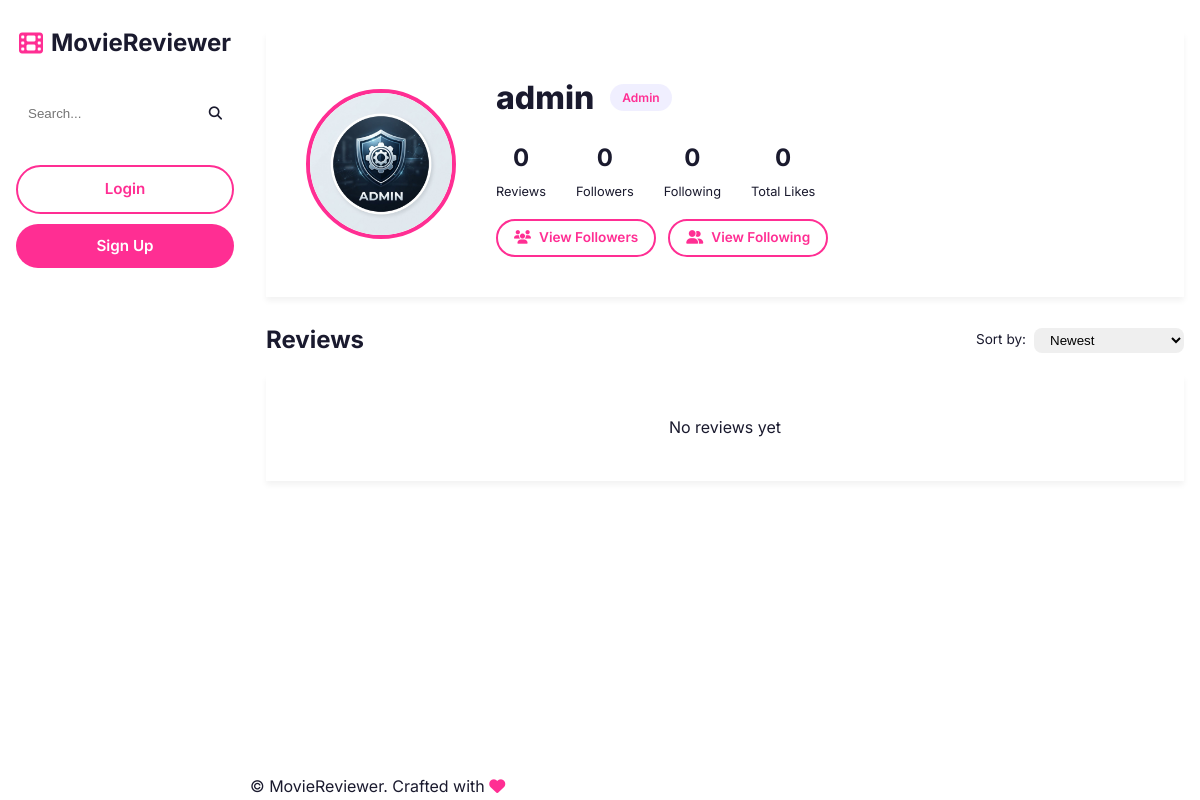
Before: /users/1 with the older database file.
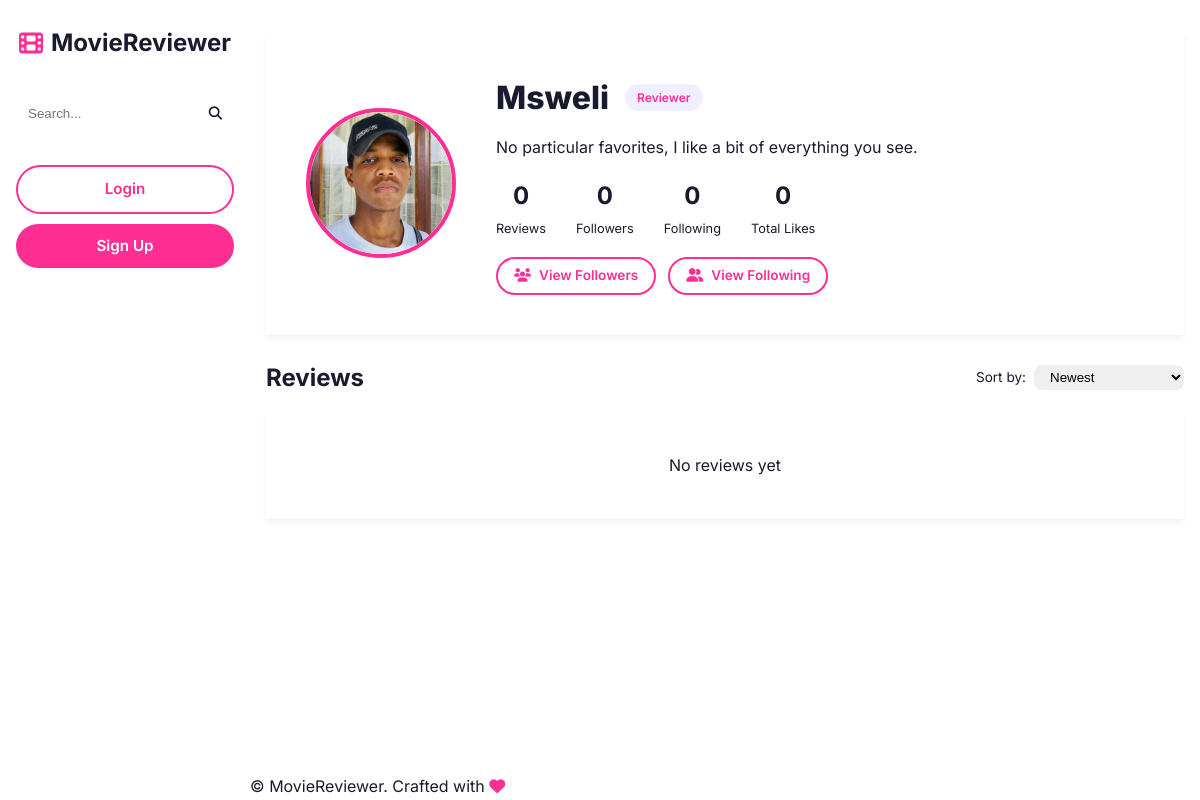
After: the same page with the newer database file.
### app/models/user.py (models this page shows, shortened)
class User(UserMixin, db.Model):
    __tablename__ = 'users'
    id = db.Column(db.Integer, primary_key=True)
    username = db.Column(db.String(80), unique=True, nullable=False, index=True)
    email = db.Column(db.String(120), unique=True, nullable=False, index=True)
    password_hash = db.Column(db.String(200), nullable=False)
    bio = db.Column(db.Text, nullable=True)
    profile_picture = db.Column(db.String(255), nullable=True)
    favorite_genres = db.Column(db.String(255), nullable=True)  # Comma-separated genre IDs
    user_type = db.Column(db.Enum(UserType), default=UserType.REGULAR, nullable=False)
    account_status = db.Column(db.Enum(AccountStatus), default=AccountStatus.ACTIVE)
    created_at = db.Column(db.DateTime, default=datetime.utcnow)
    updated_at = db.Column(db.DateTime, default=datetime.utcnow, onupdate=datetime.utcnow)
    last_login = db.Column(db.DateTime, nullable=True)
    total_reports = db.Column(db.Integer, default=0)
    report_count_by_reason = db.Column(db.JSON, default=dict)  # Stores counts per reason
    deactivated_at = db.Column(db.DateTime, nullable=True)
    deactivation_reason = db.Column(db.String(200), nullable=True)
    reviews = db.relationship('Review', backref='author', lazy='dynamic', cascade='all, delete-orphan')
    comments = db.relationship('Comment', backref='author', lazy='dynamic', cascade='all, delete-orphan')
    likes_given = db.relationship('UserLike', backref='user', lazy='dynamic', foreign_keys='UserLike.user_id')
    saves = db.relationship('UserSave', backref='user', lazy='dynamic')
    following = db.relationship('UserFollow', foreign_keys='UserFollow.follower_id', backref='follower', lazy='dynamic')
    followers = db.relationship('UserFollow', foreign_keys='UserFollow.followed_id', backref='followed', lazy='dynamic')
    notifications = db.relationship('Notification', backref='user', lazy='dynamic', foreign_keys='Notification.user_id')

### app/views/__init__.py (the view)
@views_bp.route('/users/<int:user_id>')
def profile_page(user_id):
    user = UserService.get_user_by_id(user_id)
    if not user:
        flash('User not found.', 'error')
        return redirect(url_for('views.feed_page'))
    page = request.args.get('page', 1, type=int)
    per_page = request.args.get('per_page', 20, type=int)
    sort_by = request.args.get('sort', 'newest')
    reviews = ReviewService.get_reviews_by_user(user_id, page=page, per_page=per_page, sort_by=sort_by)
    if current_user.is_authenticated and current_user.id != user_id:
        AnalyticsService.update_user_daily_stats(user_id, 'profile_view')
    analytics = None
    if current_user.is_authenticated and user_id == current_user.id:
        try:
            analytics = AnalyticsService.get_user_analytics_summary(user_id)
        except Exception:
            analytics = None
    is_following = False
    if current_user.is_authenticated and current_user.id != user_id:
        is_following = current_user.is_following(user)
    return render_template('users/profile.html', user=user, reviews=reviews, analytics=analytics, sort_by=sort_by, is_following=is_following)

### app/services/review_service.py (called while the page is built)
    @staticmethod
    def get_reviews_by_user(user_id, page=1, per_page=20, sort_by='newest'):
        query = Review.query.filter_by(author_id=user_id, is_published=True)
        if sort_by == 'newest':
            query = query.order_by(desc(Review.published_at))
        elif sort_by == 'oldest':
            query = query.order_by(Review.published_at)
        elif sort_by == 'top_rated':
            query = query.order_by(desc(Review.overall_rating))
        elif sort_by == 'most_liked':
            query = query.order_by(desc(Review.likes_count))
        elif sort_by == 'most_commented':
            query = query.order_by(desc(Review.comments_count))
        return query.paginate(page=page, per_page=per_page, error_out=False)

### app/services/user_service.py (called while the page is built)
    @staticmethod
    def get_user_by_id(user_id):
        return User.query.get(user_id)

### app/templates/users/profile.html (shortened to what this page needs)
{% extends "base.html" %}
{% block content %}
{% from '_macros.html' import render_review_card %}
<div style="max-width: 1000px; margin: 0 auto;">
    <div class="profile-header">
        <img src="{{ user.profile_picture or url_for('static', filename='images/default-avatar.png') }}"
             class="profile-avatar" alt="{{ user.username }}">
        <div class="profile-info">
            <div style="display: flex; align-items: center; gap: 16px; flex-wrap: wrap;">
                <h1>{{ user.username }}</h1>
                <span class="status-badge" style="background: rgba(108, 99, 255, 0.1); color: var(--primary-color);">
                    {{ user.user_type.value|title }}
                </span>
            </div>
            {% if user.bio %}
                <p class="profile-bio">{{ user.bio }}</p>
            {% endif %}
            <div class="profile-stats">
                <div class="stat">
                    <span class="stat-number">{{ reviews.total }}</span>
                    <span class="stat-label">Reviews</span>
                </div>
                <div class="stat">
                    <span class="stat-number">{{ user.followers.count() }}</span>
                    <span class="stat-label">Followers</span>
                </div>
                <div class="stat">
                    <span class="stat-number">{{ user.following.count() }}</span>
                    <span class="stat-label">Following</span>
                </div>
                <div class="stat">
                    <span class="stat-number">{{ user.reviews | sum(attribute='likes_count') }}</span>
                    <span class="stat-label">Total Likes</span>
                </div>
            </div>
            <div style="display: flex; gap: 12px; flex-wrap: wrap;">
                <a href="{{ url_for('views.followers_page', user_id=user.id) }}" class="btn btn-outline btn-sm">
                    <i class="fas fa-users"></i> View Followers
                </a>
                <a href="{{ url_for('views.following_page', user_id=user.id) }}" class="btn btn-outline btn-sm">
                    <i class="fas fa-user-friends"></i> View Following
                </a>
            </div>
        </div>
    </div>
    <div style="display: flex; justify-content: space-between; align-items: center; margin-bottom: 16px;">
        <h2>Reviews</h2>
        <div style="display: flex; gap: 8px; align-items: center;">
            <label for="sortBy" style="font-size: 0.85rem; color: var(--gray-color);">Sort by:</label>
            <select id="sortBy" data-base-url="{{ url_for('views.profile_page', user_id=user.id) }}" style="padding: 4px 12px; border-radius: 8px; border: 1px solid var(--light-gray);">
                <option value="newest" {% if sort_by == 'newest' %}selected{% endif %}>Newest</option>
            </select>
        </div>
    </div>
    {% if reviews.items %}
        <div class="infinite-scroll-container" data-load-more="{{ url_for('users.get_user_reviews', user_id=user.id, sort_by=sort_by) }}">
            {% for review in reviews.items %}
                {{ render_review_card(review) }}
            {% endfor %}
            <div class="load-more-trigger" style="height: 20px;"></div>
            <div class="load-more-end hidden" style="text-align: center; padding: 20px; color: var(--gray-color);">
                <i class="fas fa-check-circle"></i> All reviews loaded
            </div>
        </div>
    {% else %}
        <div class="card text-center" style="padding: 40px 20px;">
            <p style="color: var(--gray-color);">No reviews yet</p>
        </div>
    {% endif %}
</div>
{% endblock %}

### app/templates/base.html (shortened to what this page needs)
<!DOCTYPE html>
<html lang="en">
<head>
    <link rel="stylesheet" href="https://cdnjs.cloudflare.com/ajax/libs/font-awesome/6.4.0/css/all.min.css">
    <link rel="stylesheet" href="{{ url_for('static', filename='css/style.css') }}">
</head>
<body>
    <div class="app-layout">
        <aside class="sidebar" id="mainNav">
            <div class="nav-brand">
                <a href="{{ url_for('index') }}" class="brand-link">
                    <i class="fas fa-film"></i>
                    <span>MovieReviewer</span>
                </a>
            </div>
            <div class="nav-search-sidebar">
                <form action="{{ url_for('views.feed_page') }}" method="GET" class="search-form">
                    <input type="text" name="q" placeholder="Search..." class="search-input">
                    <button type="submit" class="search-btn"><i class="fas fa-search"></i></button>
                </form>
            </div>
            <nav class="nav-menu-sidebar">
                {% if current_user.is_authenticated %}
                    <a href="{{ url_for('views.feed_page') }}" class="nav-link" title="Feed">
                        <i class="fas fa-home"></i> Feed
                    </a>
                    <a href="{{ url_for('views.notifications_page') }}" class="nav-link notification-bell" title="Notifications">
                        <i class="fas fa-bell"></i> Notifications
                        <span class="notification-badge" id="notificationBadge" style="display:none;">0</span>
                    </a>
                    <a href="{{ url_for('views.saved_reviews_page') }}" class="nav-link" title="Saved">
                        <i class="fas fa-bookmark"></i> Saved
                    </a>
                    {% if current_user.is_authenticated and current_user.can_create_reviews() %}
                        <a href="{{ url_for('views.create_review_page') }}" class="nav-link create-btn" title="Create Review">
                            <i class="fas fa-plus-circle"></i> Create Review
                        </a>
                    {% endif %}
                    <a href="{{ url_for('views.profile_page', user_id=current_user.id) }}" class="nav-link">
                        <img src="{{ current_user.profile_picture or url_for('static', filename='images/default-avatar.png') }}" alt="Profile" class="nav-avatar-small"> Profile
                    </a>
                    <a href="{{ url_for('views.edit_profile_page') }}" class="nav-link">
                        <i class="fas fa-cog"></i> Settings
                    </a>
                    {% if current_user.user_type.value == 'admin' %}
                        <a href="{{ url_for('views.admin_dashboard_page') }}" class="nav-link">
                            <i class="fas fa-shield-alt"></i> Admin
                        </a>
                    {% endif %}
                    <div style="margin-top: auto; padding-top: 20px;">
                        <a href="{{ url_for('views.logout_page') }}" class="nav-link logout-link">
                            <i class="fas fa-sign-out-alt"></i> Logout
                        </a>
                    </div>
                {% else %}
                    <div class="nav-auth-sidebar">
                        <a href="{{ url_for('views.login_page') }}" class="btn btn-outline btn-block" style="margin-bottom: 10px;">Login</a>
                        <a href="{{ url_for('views.register_page') }}" class="btn btn-primary btn-block">Sign Up</a>
                    </div>
                {% endif %}
            </nav>
        </aside>
        <div class="main-content-wrapper">
            <main class="main-content">
                {% block content %}{% endblock %}
            </main>
            <footer class="footer">
                <div class="footer-container">
                    <p>&copy; MovieReviewer. Crafted with <i class="fas fa-heart" style="color: var(--primary-color);"></i></p>
                </div>
            </footer>
        </div>
    </div>
</body>
</html>

### app/static/css/style.css (style rules this page uses)
* { margin: 0; padding: 0; box-sizing: border-box; }
:root { --primary-color: #FF2E93; --primary-dark: #FF0076; --secondary-color: #00D4FF; --success-color: #00E676; --warning-color: #FFEA00; --danger-color: #FF1744; --dark-color: #1A1A2E; --radius-sm: 0px; --radius: 0px; --radius-lg: 0px; --shadow-sm: 0 1px 2px rgba(0,0,0,0.05); --shadow: 0 4px 6px rgba(0,0,0,0.05); --shadow-lg: 0 10px 15px -3px rgba(0,0,0,0.1); --transition: all 0.3s cubic-bezier(0.25, 0.8, 0.25, 1); --font-family: 'Inter', -apple-system, BlinkMacSystemFont, sans-serif; --gradient-primary: linear-gradient(135deg, #FF2E93 0%, #FF8000 100%); --gradient-secondary: linear-gradient(135deg, #00D4FF 0%, #0052D4 100%); }
body { font-family: var(--font-family); background-color: var(--bg-color); color: var(--dark-color); line-height: 1.6; padding-top: 0; }
a { text-decoration: none; color: var(--primary-color); }
.app-layout { display: flex; min-height: 100vh; }
.sidebar { width: 250px; background: rgba(255, 255, 255, 0.95); backdrop-filter: blur(12px); border-right: 1px solid var(--border-color); position: fixed; top: 0; left: 0; bottom: 0; display: flex; flex-direction: column; padding: 1.5rem 1rem; z-index: 1000; }
.main-content-wrapper { flex: 1; margin-left: 250px; display: flex; flex-direction: column; min-height: 100vh; background-color: var(--bg-light); }
.nav-brand { margin-bottom: 2rem; text-align: center; }
.brand-link { font-size: 1.5rem; font-weight: 700; color: var(--text-dark); text-decoration: none; display: flex; align-items: center; justify-content: center; gap: 0.5rem; }
.brand-link i { color: var(--primary-color); }
.nav-search-sidebar { margin-bottom: 2rem; }
.nav-search-sidebar .search-form { display: flex; background: var(--bg-color); border-radius: var(--radius); padding: 0.25rem; border: 1px solid var(--border-color); }
.nav-search-sidebar .search-input { border: none; background: transparent; padding: 0.5rem; width: 100%; outline: none; }
.nav-search-sidebar .search-btn { background: transparent; border: none; color: var(--text-muted); padding: 0 0.5rem; cursor: pointer; }
.nav-menu-sidebar { display: flex; flex-direction: column; gap: 0.5rem; flex: 1; }
.btn { display: inline-flex; align-items: center; gap: 8px; padding: 10px 24px; border-radius: 50px; font-weight: 600; font-size: 0.95rem; border: none; cursor: pointer; transition: var(--transition); font-family: var(--font-family); }
.btn-primary { background: var(--primary-color); color: white; }
.btn-outline { background: transparent; color: var(--primary-color); border: 2px solid var(--primary-color); }
.btn-sm { padding: 6px 16px; font-size: 0.85rem; }
.btn-block { display: flex; justify-content: center; width: 100%; }
.main-content { flex: 1 0 auto; padding: 2rem 1rem; max-width: 1200px; margin: 0 auto; width: 100%; }
.card { background: var(--white); border-radius: var(--radius); box-shadow: var(--shadow); padding: 24px; transition: var(--transition); }
.profile-header { background: var(--white); border-radius: var(--radius); padding: 40px; box-shadow: var(--shadow); margin-bottom: 24px; display: flex; gap: 40px; align-items: center; }
.profile-avatar { width: 150px; height: 150px; border-radius: 50%; object-fit: cover; border: 4px solid var(--primary-color); flex-shrink: 0; }
.profile-info { flex: 1; }
.profile-info h1 { font-size: 2rem; font-weight: 800; }
.profile-bio { margin: 12px 0; color: var(--gray-color); }
.profile-stats { display: flex; gap: 30px; margin: 16px 0; }
.profile-stats .stat { text-align: center; }
.profile-stats .stat-number { font-size: 1.5rem; font-weight: 700; display: block; }
.profile-stats .stat-label { font-size: 0.8rem; color: var(--gray-color); }
.status-badge { padding: 4px 12px; border-radius: 50px; font-size: 0.75rem; font-weight: 600; }
.text-center { text-align: center; }

Changed rows visible on the page:
changed User "Newest": profile_picture: a different picture; username "admin" → "Msweli"; user_type.value "Admin" → "Reviewer"; bio (not shown) → "No particular favorites, I like a bit of everything you see."
